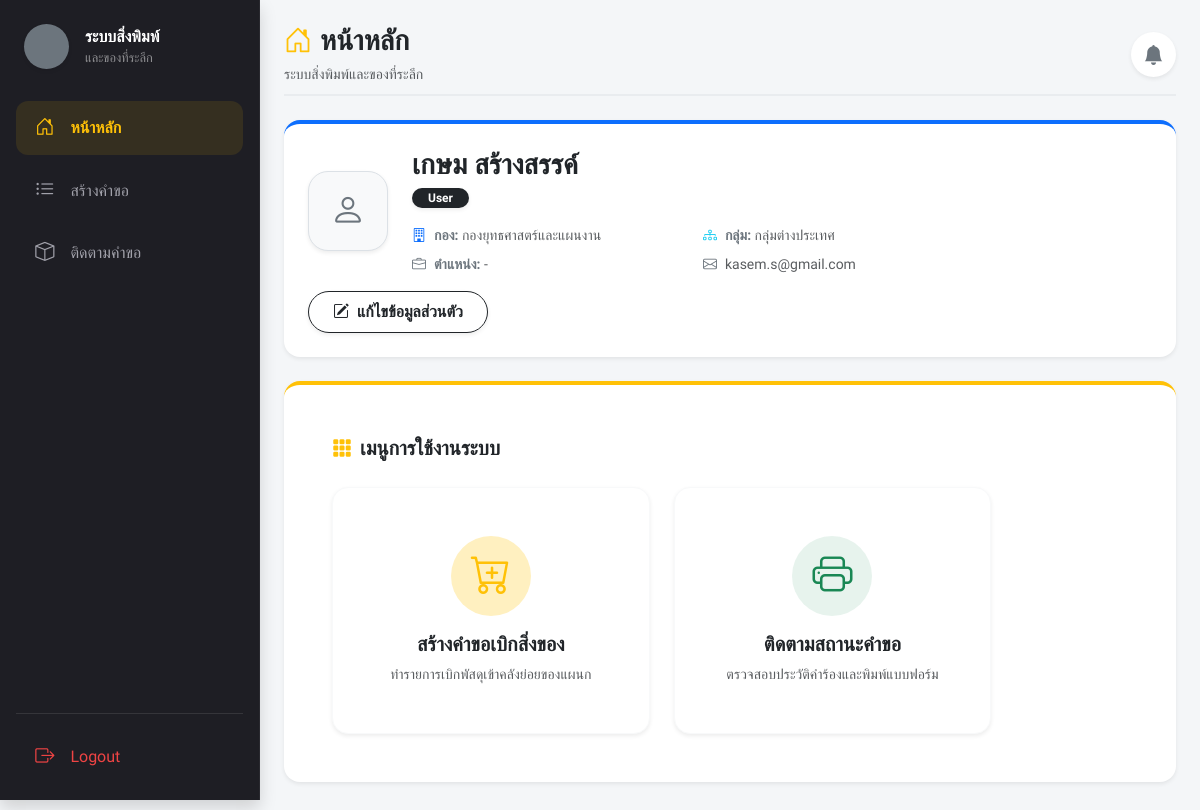
The app's page /index.php (signed in) with its own data.
### tables this page shows
CREATE TABLE `users` (
  `user_id` int(11) NOT NULL,
  `username` varchar(50) NOT NULL,
  `password` varchar(255) NOT NULL,
  `full_name` varchar(100) DEFAULT NULL,
  `email` varchar(150) DEFAULT NULL,
  `department_id` int(11) DEFAULT NULL,
  `sub_department_id` int(11) DEFAULT NULL,
  `employment_type_id` int(11) DEFAULT NULL,
  `position` varchar(100) DEFAULT NULL,
  `phone_number` varchar(20) DEFAULT NULL,
  `role` varchar(20) DEFAULT 'User',
  `approve_user` int(2) NOT NULL DEFAULT 0,
  `created_at` datetime NOT NULL
);

CREATE TABLE `departments` (
  `department_id` int(11) NOT NULL,
  `department_name` varchar(100) DEFAULT NULL
);

CREATE TABLE `sub_departments` (
  `sub_department_id` int(11) NOT NULL,
  `department_id` int(11) NOT NULL,
  `sub_department_name` varchar(100) NOT NULL
);

### views/user/home.php (the view, shortened to what this page needs)
<?php
$stmtUser = $pdo->prepare('
    SELECT u.*, d.department_name, sd.sub_department_name, et.type_name
    FROM users u
    LEFT JOIN departments d ON u.department_id = d.department_id
    LEFT JOIN sub_departments sd ON u.sub_department_id = sd.sub_department_id
    LEFT JOIN employment_types et ON u.employment_type_id = et.employment_type_id
    WHERE u.user_id = ?
');
$stmtUser->execute([$_SESSION['user_id']]);
$user = $stmtUser->fetch();
?>
<div class="d-flex justify-content-between align-items-center mb-4 pb-2" style="border-bottom: 2px solid #e9ecef;">
    <div>
        <h3 class="fw-bolder mb-1 text-dark">
            <i class="bi bi-house-door text-warning me-2"></i>หน้าหลัก
        </h3>
        <span class="text-muted small">ระบบสิ่งพิมพ์และของที่ระลึก</span>
    </div>
    <div class="dropdown">
        <button class="btn btn-white bg-white border-0 position-relative shadow-sm rounded-circle p-2" type="button" data-bs-toggle="dropdown" aria-expanded="false" style="width: 45px; height: 45px;">
            <i class="bi bi-bell-fill fs-5 text-secondary"></i>
        </button>
    </div>
</div>
<section class="card border-0 rounded-4 shadow-sm mb-4 border-primary border-top border-4 bg-white overflow-hidden">
    <div class="card-body p-4 d-flex align-items-center justify-content-between flex-wrap gap-3">
        <div class="d-flex align-items-center gap-3 gap-md-4">
            <div class="profile-avatar"><i class="bi bi-person"></i></div>
            <div>
                <h3 class="fw-bolder text-dark mb-1"><?= htmlspecialchars($user['full_name'] ?? 'ไม่ทราบชื่อ') ?></h3>
                <span class="badge bg-dark rounded-pill px-3 py-1 shadow-sm"><?= htmlspecialchars($user['role'] ?? 'User') ?></span>
                <div class="row g-2 text-muted small mt-2" style="max-width: 620px;">
                    <div class="col-6 d-flex align-items-center">
                        <i class="bi bi-building text-primary me-2 flex-shrink-0"></i>
                        <span><strong class="text-secondary">กอง:</strong> <?= htmlspecialchars($user['department_name'] ?? '-') ?></span>
                    </div>
                    <div class="col-6 d-flex align-items-center">
                        <i class="bi bi-diagram-3 text-info me-2 flex-shrink-0"></i>
                        <span><strong class="text-secondary">กลุ่ม:</strong> <?= htmlspecialchars($user['sub_department_name'] ?? '-') ?></span>
                    </div>
                    <div class="col-6 d-flex align-items-center">
                        <i class="bi bi-briefcase text-secondary me-2 flex-shrink-0"></i>
                        <span><strong class="text-secondary">ตำแหน่ง:</strong> <?= htmlspecialchars($user['position'] ?? '-') ?></span>
                    </div>
                    <div class="col-6 d-flex align-items-center">
                        <i class="bi bi-envelope text-secondary me-2 flex-shrink-0"></i>
                        <span><?= htmlspecialchars($user['email'] ?? '-') ?></span>
                    </div>
                </div>
            </div>
        </div>
        <a href="index.php?page=profile" class="btn btn-outline-dark fw-bold rounded-pill px-4 py-2 shadow-sm">
            <i class="bi bi-pencil-square me-1"></i> แก้ไขข้อมูลส่วนตัว
        </a>
    </div>
</section>
<section class="card border-0 shadow-sm rounded-4 bg-white p-4 p-xl-5 mb-5 border-warning border-top border-4">
    <div class="d-flex align-items-center mb-4">
        <i class="bi bi-grid-3x3-gap-fill fs-5 text-warning me-2"></i>
        <h5 class="fw-bold mb-0 text-dark">เมนูการใช้งานระบบ</h5>
    </div>
    <div class="row g-4 justify-content-start">
        <div class="col-sm-6 col-lg-5">
            <a href="index.php?page=create_request" class="text-decoration-none">
                <div class="card border border-light rounded-4 h-100 text-center p-5 hover-shadow transition-all bg-white shadow-sm">
                    <div class="d-flex justify-content-center mb-3">
                        <div class="bg-warning bg-opacity-25 rounded-circle d-flex justify-content-center align-items-center" style="width: 80px; height: 80px;"><i class="bi bi-cart-plus fs-1 text-warning"></i></div>
                    </div>
                    <h5 class="fw-bolder text-dark mb-2">สร้างคำขอเบิกสิ่งของ</h5>
                    <p class="text-muted small mb-0">ทำรายการเบิกพัสดุเข้าคลังย่อยของแผนก</p>
                </div>
            </a>
        </div>
        <div class="col-sm-6 col-lg-5">
            <a href="index.php?page=my_requests" class="text-decoration-none">
                <div class="card border border-light rounded-4 h-100 text-center p-5 hover-shadow transition-all bg-white shadow-sm position-relative">
                    <div class="d-flex justify-content-center mb-3">
                        <div class="bg-success bg-opacity-10 rounded-circle d-flex justify-content-center align-items-center" style="width: 80px; height: 80px;"><i class="bi bi-printer fs-1 text-success"></i></div>
                    </div>
                    <h5 class="fw-bolder text-dark mb-2">ติดตามสถานะคำขอ</h5>
                    <p class="text-muted small mb-0">ตรวจสอบประวัติคำร้องและพิมพ์แบบฟอร์ม</p>
                </div>
            </a>
        </div>
    </div>
</section>

### assets/css/style.css (style rules this page uses)
:root { --portal-ink: #1e1e24; --portal-yellow: #ffc107; --portal-surface: #f8f9fa; }
body { background: var(--portal-surface); }

### includes/header.php (style rules this page uses)
body, .container-fluid, .card, .btn, table, input, select { font-family: 'Prompt', sans-serif !important; }
::placeholder { color: #6c757d !important; opacity: 1 !important; }

### views/user/home.php (style rules this page uses)
.profile-avatar { width: 80px; height: 80px; display: grid; place-items: center; border: 1px solid #dce1e6; border-radius: 1.25rem; background: #f8f9fa; color: #6c757d; font-size: 2.15rem; box-shadow: 0 .125rem .25rem rgba(0, 0, 0, .075); }
.hover-shadow { transition: transform .2s ease-in-out, box-shadow .2s ease-in-out; }

### records on screen
users: full_name "เกษม สร้างสรรค์", role "User", department.department_name "กองยุทธศาสตร์และแผนงาน", sub_department.sub_department_name "กลุ่มต่างประเทศ", position "-", email "kasem.s@gmail.com"
